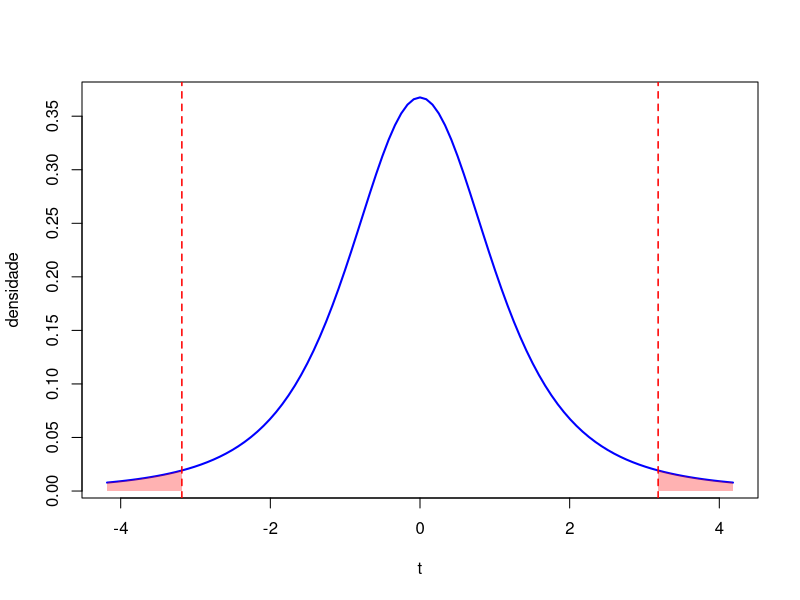

Recreate this plot in R. (Note: this script raises an error after producing the figure.)
# ============================================================
# Estatística Aplicada
# Grupo de Exercícios de Revisão — Inferência Estatística
# Exercícios 1 a 5
# ============================================================

# Pacotes necessários
# install.packages("pwr")   # rodar uma vez, se ainda não tiver o pacote
library(pwr)


# ------------------------------------------------------------
# Funções
# ------------------------------------------------------------
plot_dist_t <- function(n = 4, mean_sample = 9, dp_sample = 0.6, alpha = 0.05) {
  
  # Valor crítico da distribuição t
  qq <- qt(1 - alpha/2, n - 1)
  
  # Gerando o vetor aleatório (caso queira usá-lo posteriormente no script)
  lista_de_vetores <- rnorm(n, mean = mean_sample, sd = dp_sample)
  
  # Limite estendido para o gráfico não cortar as bordas
  limite_grafico <- qq + 1
  
  # 1. Desenha a curva teórica
  curve(dt(x, df = n - 1), from = -limite_grafico, to = limite_grafico, 
        ylab = "densidade", xlab = "t", col = "blue", lwd = 2)
  
  # 2. Pinta a extremidade esquerda (de -limite_grafico até -qq)
  x_esq <- seq(-limite_grafico, -qq, length = 100)
  y_esq <- dt(x_esq, df = n - 1)
  polygon(c(-limite_grafico, x_esq, -qq), c(0, y_esq, 0), col = rgb(1, 0, 0, 0.3), border = NA)
  
  # 3. Pinta a extremidade direita (de qq até limite_grafico)
  x_dir <- seq(qq, limite_grafico, length = 100)
  y_dir <- dt(x_dir, df = n - 1)
  polygon(c(qq, x_dir, limite_grafico), c(0, y_dir, 0), col = rgb(1, 0, 0, 0.3), border = NA)
  
  # 4. Adiciona as linhas tracejadas verticais nos valores críticos
  abline(v = c(-qq, qq), lty = 2, col = "red", lwd = 1.5)
  
  # Opcional: Retorna a lista de vetores gerada invisivelmente caso precise dela
  return(invisible(lista_de_vetores))
}


# ------------------------------------------------------------
# Exercício 1
# ------------------------------------------------------------
# Peso da glândula pituitária em 4 ratinhos: média = 9.0 mg, desvio padrão = 0.6 mg
# IC a 95% para a média populacional

n = 4
mean_sample = 9
dp_sample = 0.6
alpha = 0.05
se = dp_sample/sqrt(n)


plot_dist_t(n = n, mean_sample = mean_sample, dp_sample = dp_sample, alpha = alpha) 

mean_sample + c(-1,1)*qt(1-alpha/2,n-1)*se


# ------------------------------------------------------------
# Exercício 2
# ------------------------------------------------------------
# Consumo de oxigénio (ml) em 30 suspensões celulares
# H0: mu = 12   vs   H1: mu != 12   (alpha = 0.05)

x <- c(14.2, 13.8, 14.2, 14.4, 11.5, 16.0, 14.9, 15.3, 13.8, 14.8,
            13.2, 14.4, 12.6, 14.1, 13.1, 11.7, 14.8, 14.1, 13.1, 13.6,
            14.1, 14.8, 11.7, 12.4, 12.6, 11.0, 13.2, 14.6, 12.7, 14.8)

n = length(x)
mu = 12
mean_sample = mean(x)
sd_sample2 = (sum(x^2)-n*(mean_sample^2))/(n-1)
alpha = 0.05
qt(1-alpha/2,n-1)

plot_dist_t(n = n, mean_sample = mean_sample, dp_sample = sd_sample, alpha = alpha) 

t = (mean_sample-mu)/(sqrt(sd_sample2/n))
ic = mean_sample + c(-1,1)*qt(1-alpha/2,n-1)*(sqrt(sd_sample2/n))

qqnorm(x)
qqline(x)

(t.test(x, mu = 12, alternative = "two.sided", conf.level = 0.95))


# ------------------------------------------------------------
# Exercício 3
# ------------------------------------------------------------
# Tempo de vida (horas) de 24 bactérias.
# Laboratório A afirma mu > 250h; Laboratório B testa essa afirmação.
# H0: mu <= 250   vs   H1: mu > 250   (alpha = 0.05, teste unilateral à direita)

dados3 <- c(271, 198, 219, 225, 253, 262, 224, 291, 264, 211, 268, 243,
            230, 275, 284, 282, 216, 288, 253, 236, 295, 252, 272, 294)

n = length(dados3)
mean_sample = mean(dados3)
mu = 250
sd_sample2 = (sum(dados3^2)-n*(mean_sample^2))/(n-1)
alpha = 0.05
qt(1-alpha,n-1)

plot_dist_t(n = n, mean_sample = mean_sample, dp_sample = sd_sample2, alpha = alpha) 

t = (mean_sample-mu)/sqrt(sd_sample2/n)
ic = mean_sample + c(-1,1)*qt(1-alpha/2,n-1)*sqrt(sd_sample2/n)

(t.test(dados3, mu = mu, alternative = "greater", conf.level = 0.95))

abline(v = c(-t, t), lty = 2, col = "red", lwd = 1.5)

---


install.packages("pwr") # apenas uma vez
library(pwr)


# t = 0.7465, df = 23, p-value = 0.2315 (> 0.05) -> Não se rejeita H0.
# (No SPSS, como o teste lá é sempre bilateral, dividir o p-value por 2.)
# Conclusão: os dados não fornecem evidência suficiente para confirmar a
# afirmação do laboratório A.

# Como não se rejeitou H0 -> análise de potência
d3 <- (mean(dados3) - 250) / sd(dados3)   # tamanho de efeito de Cohen
pwr.t.test(n = length(dados3), d = d3, sig.level = 0.05,
           type = "one.sample", alternative = "greater")
# A potência calculada mostra a probabilidade de detetar corretamente um
# efeito desta magnitude, com esta dimensão amostral e este nível de significância.


# ------------------------------------------------------------
# Exercício 4
# ------------------------------------------------------------
# Consumo energético diário em 242 mulheres americanas (> 30 anos)
# Apenas estatísticas-resumo disponíveis (sem dados brutos) -> cálculo "à mão" em R
# H0: mu = 7725   vs   H1: mu != 7725   (alpha = 0.01)

n = 242
mean = 6992.6
sd = 1176.83
alph = 0.01
mu = 7725

qt(1-alpha/2,n-1) # 1.969856

plot_dist_t(n = n, mean_sample = mean, dp_sample = sd, alpha = alpha) 

t = (mean-mu)/(sd/sqrt(n))
ic = mean + c(-1,1)*qt(1-alpha/2,n-1)*sd/sqrt(n)


# ------------------------------------------------------------
# Exercício 5
# ------------------------------------------------------------
# Pressão arterial sistólica (mmHg) em 25 indivíduos com patologia cardíaca

dados5 <- c(162, 177, 151, 167, 141, 153, 143, 157, 123, 161, 147, 157, 141,
            157, 151, 134, 134, 128, 151, 112, 142, 121, 130, 134, 120)

n = length(dados5)
mean_a = mean(dados5)
sd2 = (sum(x^2)+n*(mean_a^2))/(n-1)
alpha = 0.05

# a
hist(dados5)
qqline(dados5)
qqnorm(dados5)

# b

## nao rejeita Ho

# c
mu = 140
t = (mean_a-mu)/(sd2/sqrt(n))
qt(1-alpha/2,n-1)
plot_dist_t(n = n, mean_sample = mean, dp_sample = sd, alpha = alpha) 
abline(v = c(-t, t), lty = 2, col = "red", lwd = 1.5)

(t.test(dados5, mu = mu, alternative = "greater", conf.level = 0.99))

# Como não se rejeitou H0 -> análise de potência
d5 <- (mean(dados5) - 140) / sd(dados5)
pwr.t.test(n = length(dados5), d = d5, sig.level = 0.01,
           type = "one.sample", alternative = "greater")

# (d) Cálculo "à mão" do valor-p a partir da estatística t
t.obs5   <- (mean(dados5) - 140) / (sd(dados5) / sqrt(length(dados5)))
p.valor5 <- 1 - pt(t.obs5, df = length(dados5) - 1)
cat("t =", t.obs5, " | valor-p =", p.valor5, "\n")


# ------------------------------------------------------------
# Exercício 6
# ------------------------------------------------------------
n = 3918
mean_a = 0.9
sd_a = 0.96
alpha = 0.05
mu = 1
qt(1-alpha/2,n-1)

t = (mean_a-mu)/(sd_a/sqrt(n))
ic = mean_a + c(-1,1)*qt(1-alpha/2,n-1)*(sd_a/sqrt(n))

2*pt(t,n-1)

# ------------------------------------------------------------
# Exercício 7
# ------------------------------------------------------------

n = 49 
mean_a = 21
sd_a = 11
alpha = 0.95

# a
t = (mean_a - 30)/(sd_a/sqrt(n))
qt(1-alpha/2,n-1)

# b
pt(t,n-1)

# ------------------------------------------------------------
# Exercício 8 --- NAO CONSEGUI FAZER NA MAO
# ------------------------------------------------------------

n = 24
dados8 = c(63, 68, 79, 65, 64, 63, 65, 44, 76, 74, 66, 46, 67, 73, 69, 76, 75, 78, 88, 42, 64, 41, 65, 65)
length(dados8)
mean_a = mean(dados8)
sd2 = (sum(dados8^2)+n*(mean_a^2))/(n-1)

mu = 70
t = (mean_a - mu)/(sd2/sqrt(n))

(t.test(dados8, mu = mu, alternative = "less", conf.level = 0.95))


# ------------------------------------------------------------
# Exercício 9
# ------------------------------------------------------------

dadosa = c(56, 67, 42, 48, 55, 61, 52, 39, 47, 58, 50, 40, 59, 62, 44, 57)
dadosb = c(78, 34, 37, 72, 58, 68, 27, 55, 65, 40, 75, 33, 66)

na = length(dadosa)
nb = length(dadosb)

mean_a = mean(dadosa)
mean_b = mean(dadosb)

sda = (sum(dadosa^2)+na*(mean_a))/(na-1)
sdb = (sum(dadosb^2)+nb*(mean_b))/(nb-1)

# variancias iguais 
t.test(dadosa, dadosb, var.equal = TRUE) # p-value = 0.6736

# variancias diferentes
t.test(dadosa, dadosb, var.equal = FALSE) # p-value = 0.6962


# ------------------------------------------------------------
# Exercício 10
# ------------------------------------------------------------

# a: sindrome Down -- b: sem
na = 12
nb = 15

mean_a = 4.5
mean_b = 3.4

sda = 1
sdb = 1.225

sp <- sqrt(((na-1)*sda^2 + (nb-1)*sdb^2)/(na+nb-2))
t <- (mean_a-mean_b)/(sp*sqrt(1/na + 1/nb))
gl <- na+nb-2

2 * pt(-abs(t), df = gl)

# ------------------------------------------------------------
# Exercício 11
# ------------------------------------------------------------

2 * pt(-abs(t), df = gl)

# ------------------------------------------------------------
# Exercício 12
# ------------------------------------------------------------
# ------------------------------------------------------------
# Exercício 13
# ------------------------------------------------------------
# ------------------------------------------------------------
# Exercício 14
# ------------------------------------------------------------
# ------------------------------------------------------------
# Exercício 15
# ------------------------------------------------------------
# ------------------------------------------------------------
# Exercício 16
# ------------------------------------------------------------
# ------------------------------------------------------------
# Exercício 17
# ------------------------------------------------------------
# ------------------------------------------------------------
# Exercício 18
# ------------------------------------------------------------
# ------------------------------------------------------------
# Exercício 19
# ------------------------------------------------------------
# ------------------------------------------------------------
# Exercício 20
# ------------------------------------------------------------
